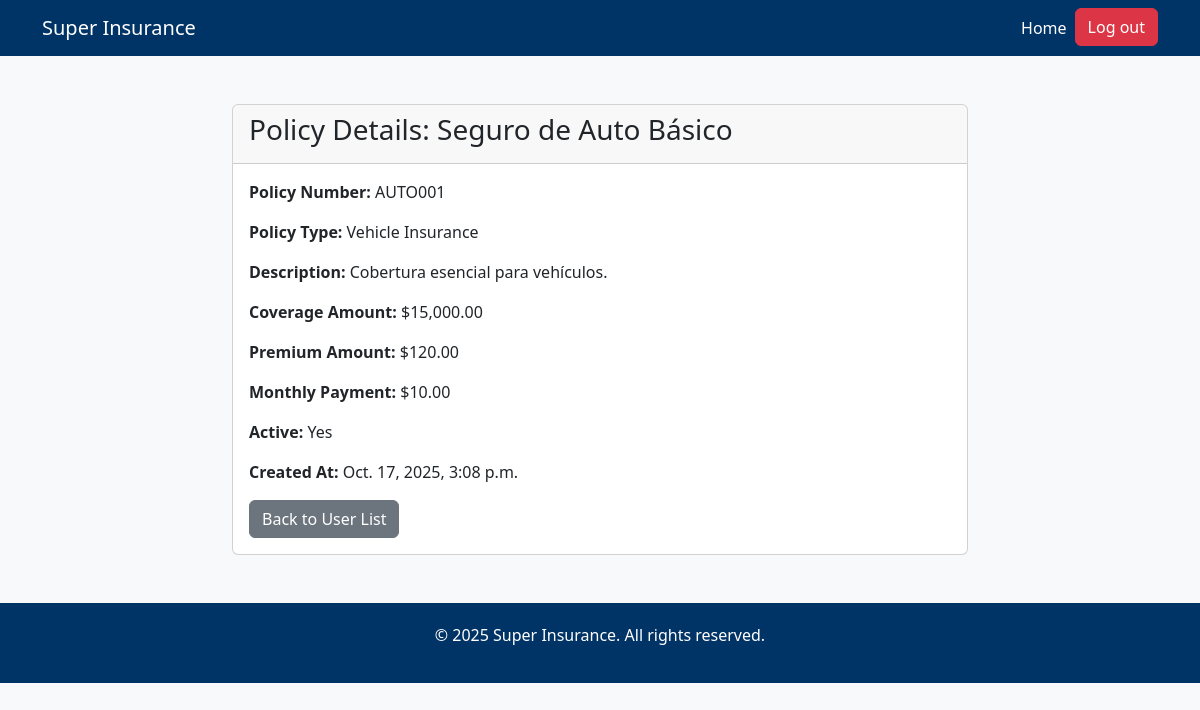
Screenshot of /company/policies/1/details/ (signed in) with the database file from the repository.
### client/models.py (models this page shows, shortened)
class Policy(models.Model):
    POLICY_TYPES = [
        ('vehicle', 'Vehicle Insurance'),
        ('property', 'Property Insurance'),
    ]
    name = models.CharField(max_length=100)
    description = models.TextField()
    policy_number = models.CharField(max_length=50, unique=True)
    policy_type = models.CharField(max_length=20, choices=POLICY_TYPES, default='vehicle')
    coverage_amount = models.DecimalField(max_digits=12, decimal_places=2)
    premium_amount = models.DecimalField(max_digits=10, decimal_places=2)
    monthly_payment = models.DecimalField(max_digits=10, decimal_places=2, default=0.0)
    is_active = models.BooleanField(default=True)
    created_at = models.DateTimeField(auto_now_add=True)

### company/views.py (the view)
# urls.py: path('policies/<int:policy_id>/details/', views.policy_details, name='policy_details'),
@login_required
@user_passes_test(is_admin)
def policy_details(request, policy_id):
    policy = Policy.objects.get(id=policy_id)
    return render(request, 'company/policy_details.html', {'policy': policy})

### company/views.py (called while the page is built)
def is_admin(user):
    return user.is_superuser

### company/templates/company/policy_details.html (shortened to what this page needs)
{% extends 'index.html' %}
{% load humanize %}
{% block content %}
<div class="container mt-5">
    <div class="row">
        <div class="col-md-8 offset-md-2">
            <div class="card">
                <div class="card-header">
                    <h3 class="card-title">Policy Details: {{ policy.name }}</h3>
                </div>
                <div class="card-body">
                    <p><strong>Policy Number:</strong> {{ policy.policy_number }}</p>
                    <p><strong>Policy Type:</strong> {{ policy.get_policy_type_display }}</p>
                    <p><strong>Description:</strong> {{ policy.description }}</p>
                    <p><strong>Coverage Amount:</strong> ${{ policy.coverage_amount|intcomma }}</p>
                    <p><strong>Premium Amount:</strong> ${{ policy.premium_amount|intcomma }}</p>
                    <p><strong>Monthly Payment:</strong> ${{ policy.monthly_payment|intcomma }}</p>
                    <p><strong>Active:</strong> {{ policy.is_active|yesno:"Yes,No" }}</p>
                    <p><strong>Created At:</strong> {{ policy.created_at }}</p>
                    <a href="{% url 'company:user_list' %}" class="btn btn-secondary">Back to User List</a>
                </div>
            </div>
        </div>
    </div>
</div>
{% endblock %}

### templates/index.html (style rules this page uses)
body { background-color: #f8f9fa; display: flex; flex-direction: column; min-height: 100vh; }

### rows the page displays
Policy: name "Seguro de Auto Básico", policy_number "AUTO001", policy_type "Vehicle Insurance", description "Cobertura esencial para vehículos.", coverage_amount "15,000.00", premium_amount "120.00", monthly_payment "10.00", is_active "Yes", created_at "Oct. 17, 2025, 3:08 p.m."
